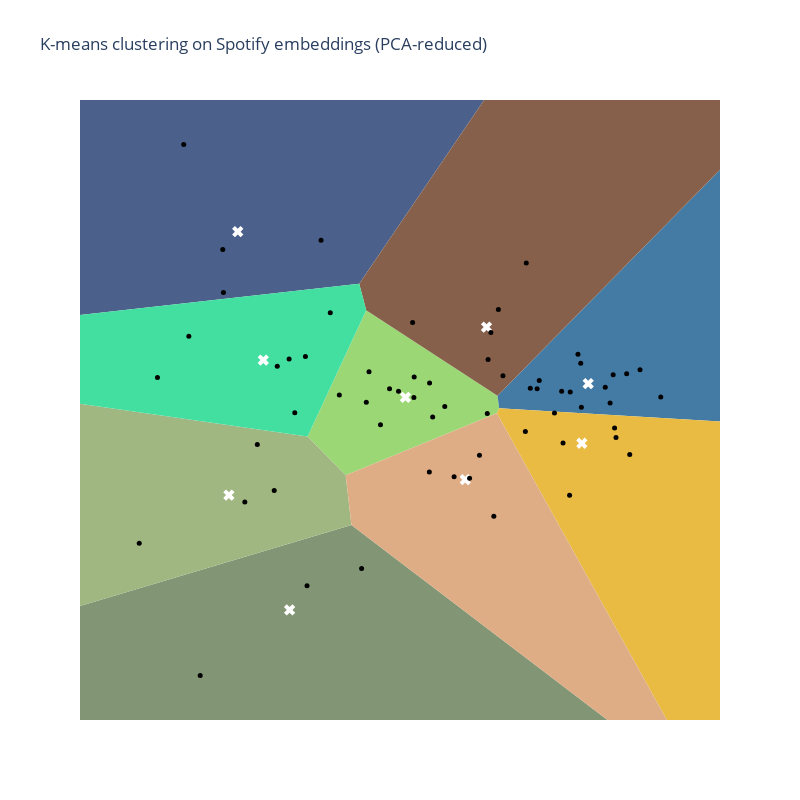

Notebook code cell kept with this figure:
### Code cell
data = {
    'x': artist_reduced_embeddings[:, 0],
    'y': artist_reduced_embeddings[:, 1],
    'name': [m['name'] for m in artist_metadata],
    'cluster': artist_cluster_labels,
    'id': [m['id'] for m in artist_metadata]
}

# Create a DataFrame for easier manipulation
df = pd.DataFrame(data)

vor = Voronoi(kmeans.cluster_centers_)
regions, vertices = voronoi_finite_polygons_2d(vor)

# Generate a unique color for each region
def generate_color(name, factor=0.25):
    """Generate a pastel color for the given name."""
    # Generate a color based on the hash of the name
    hash_object = hashlib.md5(name.encode())
    hex_dig = hash_object.hexdigest()
    base_color = [int(hex_dig[i:i+2], 16) for i in (0, 2, 4)]

    # Mix the color with white
    pastel_color = [(1 - factor) * c + factor * 255 for c in base_color]
    pastel_color_hex = ''.join(f'{int(c):02x}' for c in pastel_color)

    return '#' + pastel_color_hex

# Create Plotly figure
fig = go.Figure()

# Add Voronoi regions, each with a different color
for region, center in zip(regions, kmeans.cluster_centers_):
    polygon = vertices[region]
    color = generate_color(str(center))
    fig.add_trace(go.Scatter(
        x=polygon[:, 0],
        y=polygon[:, 1],
        fill="toself",
        fillcolor=color,
        mode='lines',
        line=dict(color='rgba(0,0,0,0)')  # No border color
    ))

# Add centroids
fig.add_trace(go.Scatter(
    x=kmeans.cluster_centers_[:, 0],
    y=kmeans.cluster_centers_[:, 1],
    mode='markers',
    marker=dict(size=10, color='white', symbol='x'),
    name='Centroids'
))

# Add scatter plot of points
fig.add_trace(go.Scatter(
    x=df['x'],
    y=df['y'],
    mode='markers',
    marker=dict(color='black', size=5),
    text=df.apply(lambda row: f"{row['name']}", axis=1),
    hoverinfo='text'
))

# Update layout
fig.update_layout(
    title="K-means clustering on Spotify embeddings (PCA-reduced)",
    xaxis=dict(visible=False),
    yaxis=dict(visible=False),
    showlegend=False,
    width=800,
    height=800,
    plot_bgcolor='rgba(0,0,0,0)'
)

fig.update_xaxes(minallowed=df['x'].min()-1, maxallowed=df['x'].max()+1)
fig.update_yaxes(minallowed=df['y'].min()-1, maxallowed=df['y'].max()+1)


# Show the plot
fig.show()

### Figure 1 — Plotly figure (JSON) as saved in the notebook; plotly's stock layout.template omitted (floating-point values rounded to 4 significant figures)
{"data": [{"fill": "toself", "fillcolor": "#9cd776", "line": {"color": "rgba(0,0,0,0)"}, "mode": "lines", "type": "scatter", "x": [1.037, -1.515, -2.158, -1.169, 1.048, 1.076], "y": [-0.2774, -1.67, -0.7973, 2.039, 0.1159, -0.1639]}, {"fill": "toself", "fillcolor": "#829574", "line": {"color": "rgba(0,0,0,0)"}, "mode": "lines", "type": "scatter", "x": [14.92, 4.637, -1.418, -17.22], "y": [-22.46, -8.924, -2.787, -9.065]}, {"fill": "toself", "fillcolor": "#447ba5", "line": {"color": "rgba(0,0,0,0)"}, "mode": "lines", "type": "scatter", "x": [1.048, 1.076, 18.02, 11.16], "y": [0.1159, -0.1639, -1.52, 13.78]}, {"fill": "toself", "fillcolor": "#4b608a", "line": {"color": "rgba(0,0,0,0)"}, "mode": "lines", "type": "scatter", "x": [-28.84, -11.84, -1.286, 6.447], "y": [1.486, 1.057, 2.636, 17.77]}, {"fill": "toself", "fillcolor": "#a1b781", "line": {"color": "rgba(0,0,0,0)"}, "mode": "lines", "type": "scatter", "x": [-17.22, -1.418, -1.515, -2.158, -11.84, -28.84], "y": [-9.065, -2.787, -1.67, -0.7973, 1.057, 1.486]}, {"fill": "toself", "fillcolor": "#eabb43", "line": {"color": "rgba(0,0,0,0)"}, "mode": "lines", "type": "scatter", "x": [4.637, 14.92, 18.02, 1.076, 1.037], "y": [-8.924, -22.46, -1.52, -0.1639, -0.2774]}, {"fill": "toself", "fillcolor": "#86604b", "line": {"color": "rgba(0,0,0,0)"}, "mode": "lines", "type": "scatter", "x": [-1.286, -1.169, 1.048, 11.16, 6.447], "y": [2.636, 2.039, 0.1159, 13.78, 17.77]}, {"fill": "toself", "fillcolor": "#42dfa0", "line": {"color": "rgba(0,0,0,0)"}, "mode": "lines", "type": "scatter", "x": [-1.169, -2.158, -11.84, -1.286], "y": [2.039, -0.7973, 1.057, 2.636]}, {"fill": "toself", "fillcolor": "#dead85", "line": {"color": "rgba(0,0,0,0)"}, "mode": "lines", "type": "scatter", "x": [4.637, -1.418, -1.515, 1.037], "y": [-8.924, -2.787, -1.67, -0.2774]}, {"marker": {"color": "white", "size": 10, "symbol": "x"}, "mode": "markers", "name": "Centroids", "type": "scatter", "x": [-0.506, -2.462, 2.579, -3.337, -3.487, 2.471, 0.8625, -2.906, 0.5036], "y": [0.08122, -4.695, 0.3899, 3.805, -2.116, -0.9496, 1.659, 0.9184, -1.769]}, {"hoverinfo": "text", "marker": {"color": "black", "size": 5}, "mode": "markers", "text": ["AC/DC", "XXXTENTACION", "GROUPLOVE", "Gunna", "MGMT", "Nickelback", "Regard", "BigXthaPlug", "Toploader", "Trueno", "ILLIT", "NewJeans", "Marshmello", "FloyyMenor", "Maluma", "Kygo", "Future", "Rvssian", "Radiohead", "Offset", "Sevdaliza", "Kesha", "Boston", "ENHYPEN", "Adele", "LISA", "Djo", "Laufey", "Diplo", "TLC", "Jungle", "Blessd", "Jimin", "GIMS", "Pitbull", "Foreigner", "Mitski", "NAYEON", "Eurythmics", "Hozier", "Xavi", "USHER", "Kansas", "Mustard", "Coolio", "MAGIC!", "Train", "a-ha", "Alphaville", "Seafret", "Gorillaz", "TOTO", "Shaboozey", "Journey", "Alok", "Eyedress", "SZA", "Tinashe", "Shakira", "Starship", "Tainy", "Slipknot"], "type": "scatter", "x": [-2.722, 2.275, -3.007, 2.948, -1.622, -1.247, 2.265, 3.28, -0.3639, 3.0, 3.228, 2.867, -0.04685, 0.9358, 2.13, -0.7747, 0.1579, 3.804, -3.971, 2.01, 1.716, 0.9858, -3.218, 3.024, -1.775, 2.154, -3.578, 2.406, 2.464, 1.14, -0.6231, 3.454, 1.518, 3.048, 0.5763, -4.163, -1.931, -0.1029, -2.47, -0.3591, 1.063, 0.3152, -4.249, 1.753, -1.121, 0.8751, -0.3853, -2.67, -3.59, -4.692, -0.9278, -5.0, 0.8886, -1.167, 1.601, -2.195, 1.533, 2.453, -0.09907, -2.374, 0.7435, -2.167], "y": [-2.014, 0.2028, -0.9777, -0.04629, 0.1325, -3.762, -2.118, -1.204, 0.07796, 0.5919, 0.6127, 0.3111, -0.3618, 1.536, 0.2192, 0.2748, -0.1268, 0.08736, -6.169, -0.2676, 0.2763, -2.59, -2.271, -0.6057, 1.983, -0.9458, 2.44, 1.049, -0.1433, 0.5681, 0.2212, 0.7019, -0.6861, -0.8205, -1.735, 1.455, 3.611, -1.596, 0.9447, 0.5414, 2.055, -1.704, 5.763, 0.4583, 0.6581, -0.2829, 1.765, 0.7793, 3.406, 0.5287, -0.5336, -3.199, 0.9293, -0.03031, 0.2883, 1.001, 3.102, 0.8496, 0.4039, -0.2634, -1.219, -4.153]}], "layout": {"height": 800, "plot_bgcolor": "rgba(0,0,0,0)", "showlegend": false, "title": {"text": "K-means clustering on Spotify embeddings (PCA-reduced)"}, "width": 800, "xaxis": {"maxallowed": 4.804, "minallowed": -6.0, "visible": false}, "yaxis": {"maxallowed": 6.763, "minallowed": -7.169, "visible": false}}}
